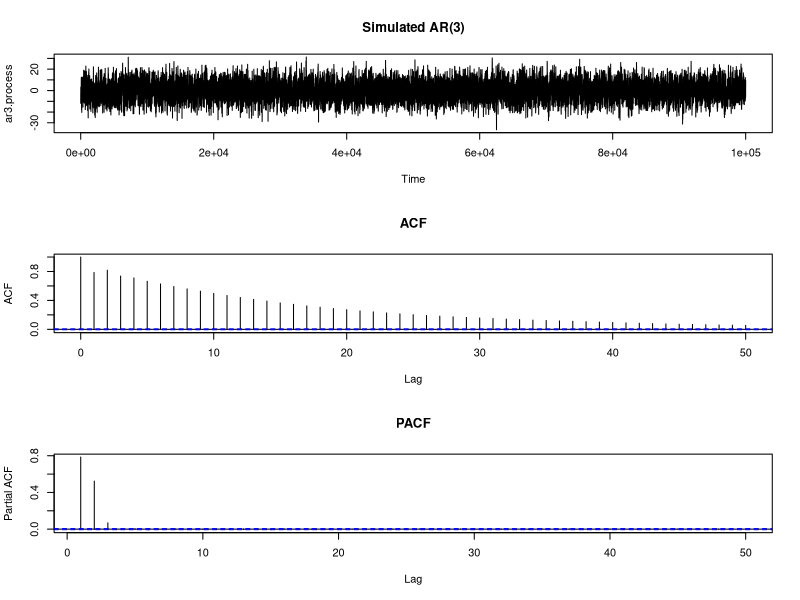

This chart was generated by the following R code:
# x_t=phi1*x_(t-1)+phi2* x_(t-2)+\phi_3*x_(t-3)+z_t
# z_t~ N(0, sigma^2)

set.seed(2017)
#model parameters (that will be estimated)
sigma=4
phi=NULL
phi[1:3]=c(1/3,1/2,7/100)
n=100000

#simulate ar3 process
ar3.process=arima.sim(n,model=list(ar=phi), sd=sigma)

#find autocorrelations
r=NULL
r[1:3]=acf(ar3.process, plot=F)$acf[2:4]

#form R matrix
R=matrix(1,3,3) 
R[1,2]=r[1] 
R[1,3]=r[2]
R[2,1]=r[1]
R[2,3]=r[1]
R[3,1]=r[2]
R[3,2]=r[1]

# b-column vector on the right
# b- column vector with no entries
b=matrix(,3,1)
b[1,1]=r[1]
b[2,1]=r[2]
b[3,1]=r[3]

# solve Rx=b and find phi's
phi.hat=solve(R,b)

# sigma estimation
c0=acf(ar3.process, type='covariance', plot=F)$acf[1]
var.hat=c0*(1-sum(phi.hat*r))

#Plots
par(mfrow=c(3,1))
plot(ar3.process, main='Simulated AR(3)')
acf(ar3.process, main='ACF')
pacf(ar3.process, main='PACF')